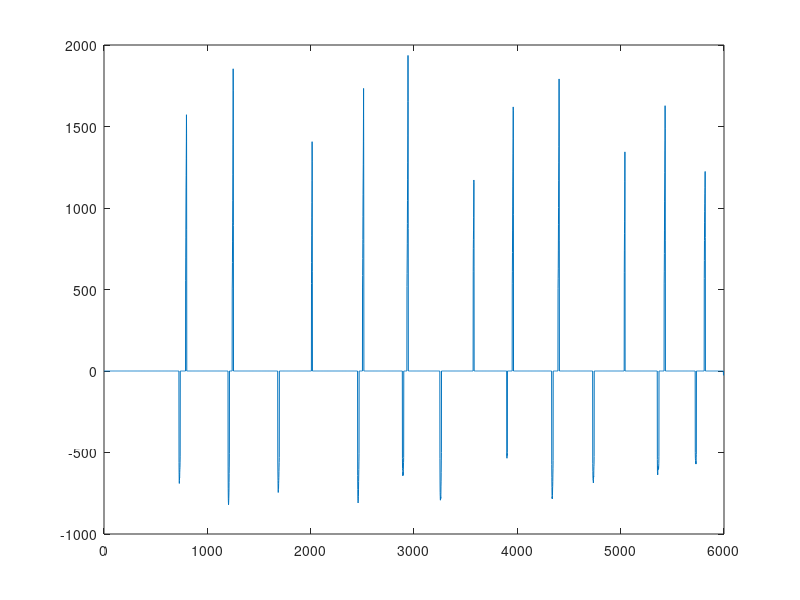

The MATLAB source for this figure:
%[textData] = textread("text_data.txt", "%f", 6951, "headerlines", 6, "delimeter", "\n");
m = dlmread("test_data.txt", ",", [6 0 6000 5]);
m(:, 1:5);
l = size(m);
p = l(1)
newLinspace = linspace(1, p, p);
index = newLinspace'; 
newTable = horzcat(index,m);
x = newTable(:, 1)';
y = newTable(:, 5)';
i = 1;

while (i < p)
  if (y(i) <= 500 && y(i)  > 0)
    y(i) = 0;
  endif
  if (y(i) >= -500 && y(i)  < 0)
    y(i) = 0;
  endif
  i = i+1;
endwhile

plot(x,y)
s = "hi shanky"